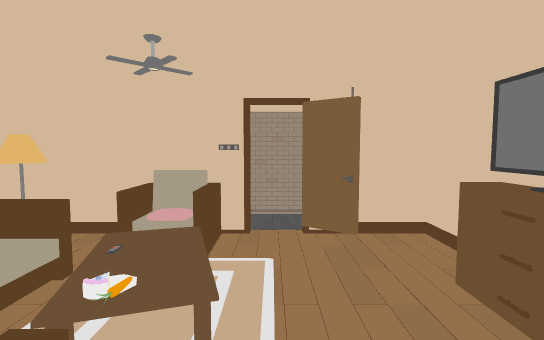
View 1 (above)

12 first-person views from a walk through a 3-D level made in the Unity game engine. The camera is 1.4 m above the floor, tilts 4° down and sees 85° across. Doors are open. The floor is counted in squares, 1 m on a side. Each view is taken from the middle of a square. On the plan, view 1 faces up. The plan holds only what a view shows up to about 14 squares ahead; the rest is blank. The place goes on beyond the plan. The player is left out. Some surface patterns are stand-ins.

View 2
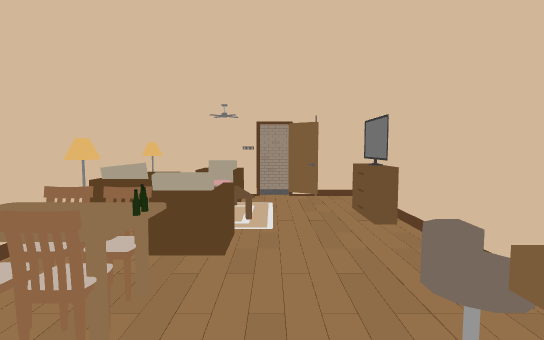

View 3
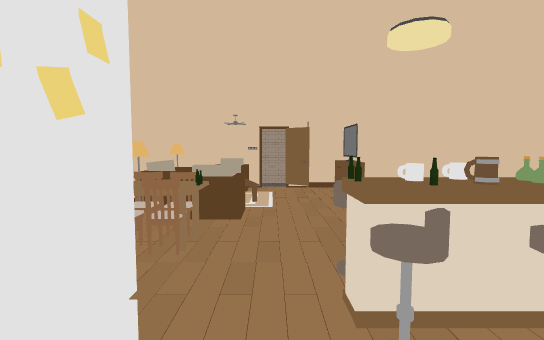

View 4
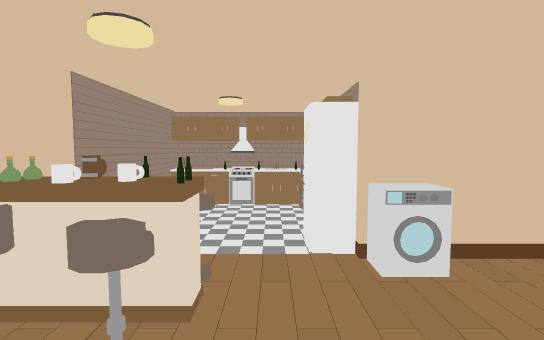

View 5
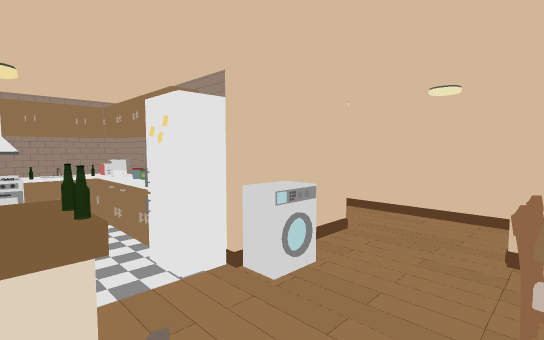

View 6
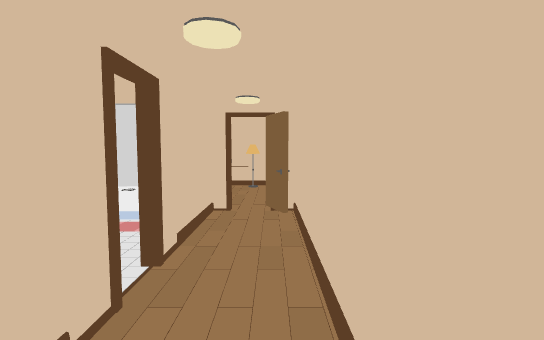

View 7
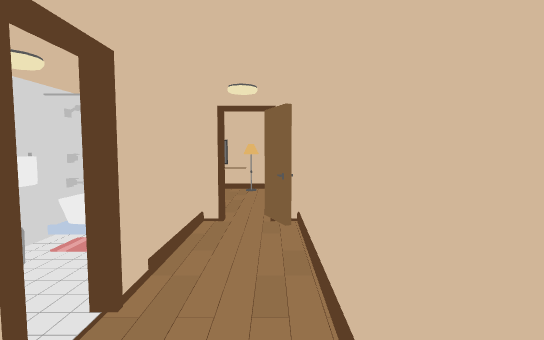

View 8
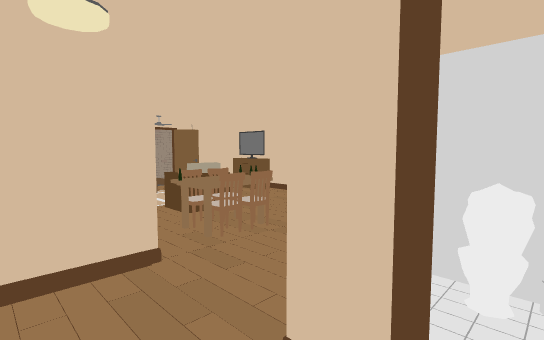

View 9
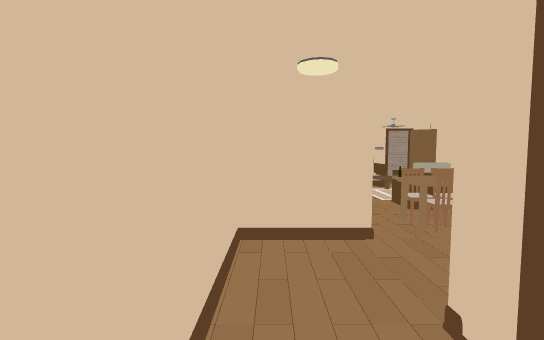

View 10
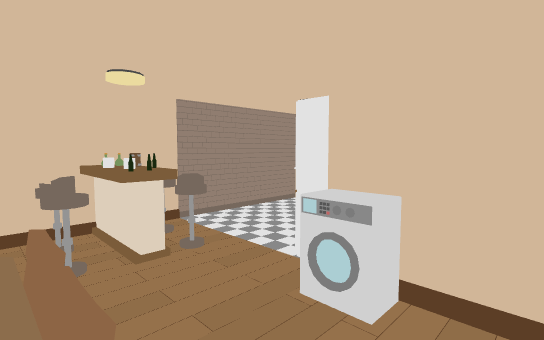

View 11
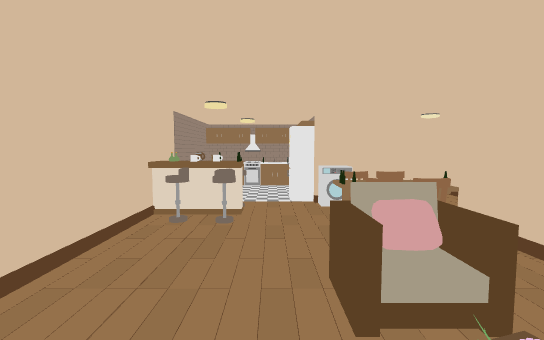

View 12
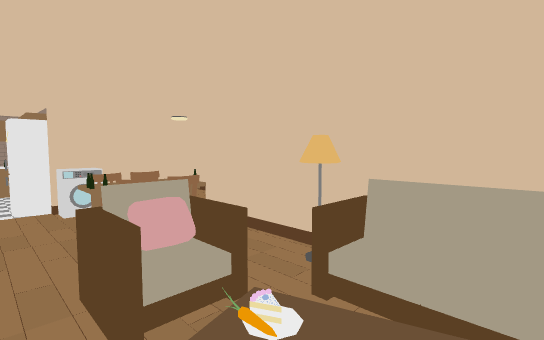

### Floor plan
Key: @ floor where view 1 was taken; # wall or solid block; . floor; D open door; = window, fence, low wall or low ledge; B building; T thing the floor can be seen under or through; O other object.
Columns run from 8 left of view 1 to 3 right of it. Each row starts with its distance up from view 1.
  5 BBB ###O.###
  4     ####.###
  3     ####..##
  2     ##. ..##
  1     #TT#...#
  0     #.TO@..#
 -1     #.TT...#
 -2   ###.TT...#
 -3   #......==#
 -4   #......==O
 -5   #.####...#
 -6   #.D.##...#
 -7   #.#. #...#
 -8   #.#..#...#
 -9   ##########

Positions as (right, up) in squares from view 1, and headings:
1: (0, 0), facing up
2: (0, -4), facing up
3: (0, -6), facing up
4: (0, -1), facing down
5: (1, -2), facing down-left
6: (-5, -3), facing down
7: (-5, -4), facing down
8: (-5, -6), facing up-right
9: (-5, -7), facing up
10: (-3, -2), facing down-right
11: (0, 3), facing down
12: (0, 3), facing down-left
